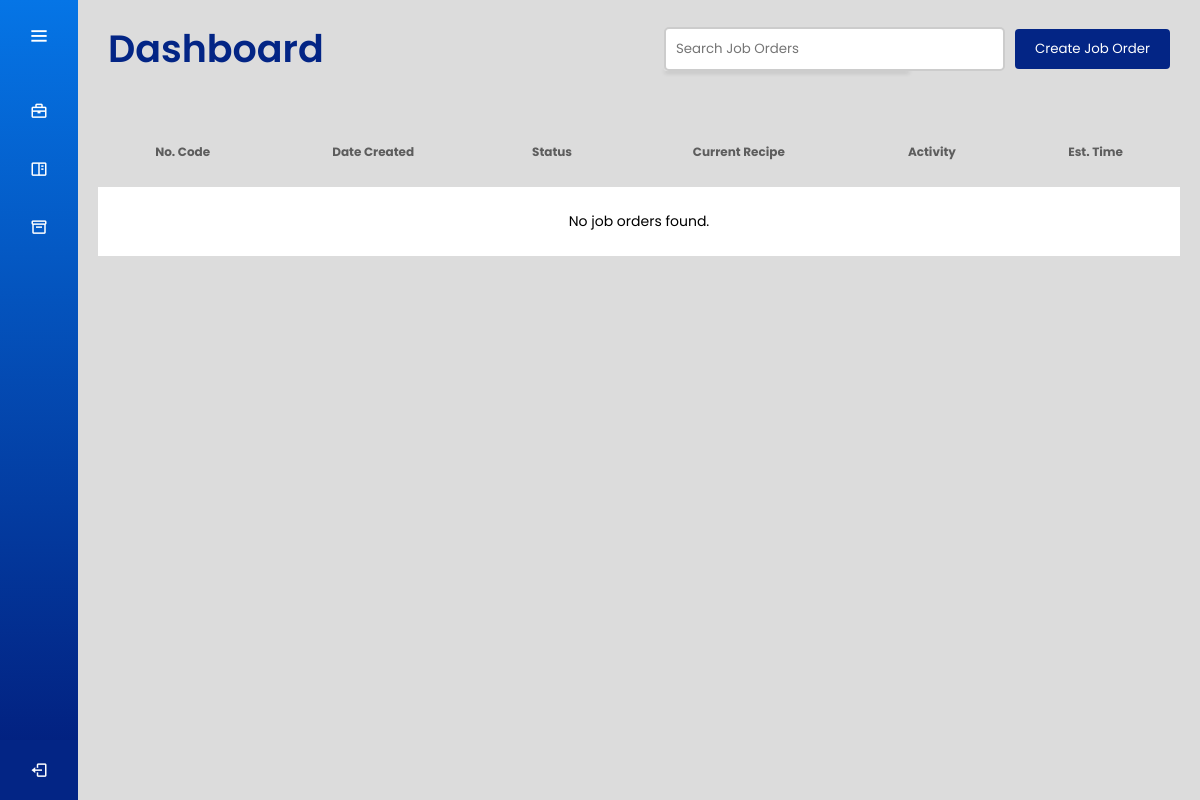
The app's page /dashboard/ (signed in), older data.
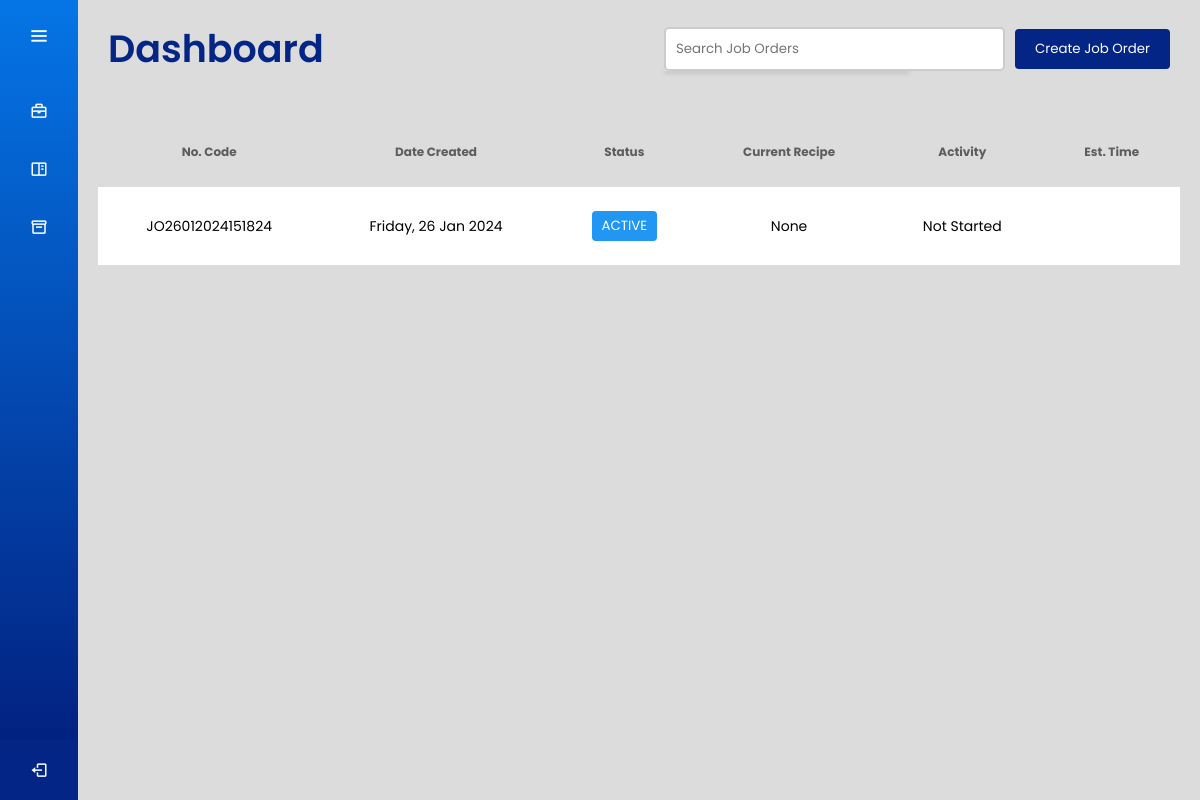
The same page, newer data.
### joborders/models.py (models this page shows, shortened)
class JobOrder(models.Model):
    jobOrderId = models.CharField(max_length=50, unique=True)
    jobOrderCreatedDate = models.DateTimeField()
    jobOrderStatus = models.CharField(max_length=50)
    userId = models.ForeignKey(User, on_delete=models.CASCADE)

### users/views.py (the view, shortened to what this page needs)
# urls.py: path('dashboard/', views.worker_dashboard_view, name='worker_dashboard'),
@login_required
def worker_dashboard_view(request):
    malaysian_tz = pytz.timezone('Asia/Kuala_Lumpur')
    now = timezone.now().astimezone(malaysian_tz)
    job_orders_list = []
    job_orders = JobOrder.objects.filter(
    jobOrderStatus__in=['ACTIVE']
).prefetch_related('recipes__activity_recipe')
    try:
        user_role = UserRole.objects.get(user=request.user).role
    except UserRole.DoesNotExist:
        user_role = None  # Or set a default role if appropriate
    for job_order in job_orders:
        earliest_activity = {
            'recipeName': 'None',
            'name': 'Not Started',
            'time': None
        }
        non_draft_recipes = job_order.recipes.filter(isDraft=False)
        if job_order.jobOrderStatus != "ACTIVE":
            earliest_activity['recipeName'] = ''
            earliest_activity['name'] = ''
            earliest_activity['time'] = ''
        job_data = {
            'jobOrderId': job_order.jobOrderId,
            'jobOrderCreatedDate': job_order.jobOrderCreatedDate,
            'jobOrderStatus': job_order.jobOrderStatus,
            'current_recipe_name': earliest_activity['recipeName'],
            'current_activity_name': earliest_activity['name'],
            'current_activity_time': earliest_activity['time'],
        }
        job_orders_list.append(job_data)
    context = {
        'job_orders': job_orders_list,
        'user_role': user_role,
    }
    return render(request, 'worker_dashboard.html', context)

### users/context_processors.py (called while the page is built)
def user_role_context(request):
    user = request.user
    if user.is_authenticated:
        try:
            user_role = UserRole.objects.get(user=user).get_role_display()
        except UserRole.DoesNotExist:
            user_role = None
    else:
        user_role = None
    return {
        'username': user.username if user.is_authenticated else 'Guest',
        'user_role': user_role
    }

### users/templates/worker_dashboard.html (shortened to what this page needs)
<!DOCTYPE html>
<html lang="en" dir="ltr">
  <head>
    {% load static %}
    <link rel="stylesheet" href="{% static 'css/dash_style.css' %}">
    <link rel="stylesheet" href="{% static 'css/table_style.css' %}">
    <link href='https://unpkg.com/boxicons@2.0.7/css/boxicons.min.css' rel='stylesheet'>
   </head>
<body>
  {% include 'sidebar.html' %}
  <section class="home-section">
    {% include 'header.html' %}
    <div class="main-content">
      {% include 'dashboard_table.html' %}
    </div>
  </section>
</body>
</html>

### users/templates/dashboard_table.html (shortened to what this page needs)
<!DOCTYPE html>
<html lang="en" dir="ltr">
<head>
</head>
<body>
    <table id="dashboard-table">
        <thead>
            <tr>
                <th>No. Code</th>
                <th>Date Created</th>
                <th>Status</th>
                <th>Current Recipe</th>
                <th>Activity</th>
                <th>Est. Time</th>
            </tr>
        </thead>
        <tbody>
            {% for job in job_orders %}
                <tr id="job_order_row_{{ job.jobOrderId }}" class="clickable-row" data-job-order-id="{{ job.jobOrderId }}">
                    <td>{{ job.jobOrderId }}</td>
                    <td>{{ job.jobOrderCreatedDate|date:"l, d M Y" }}</td>
                    <td>
                        <button class="status-button status-{{ job.jobOrderStatus|lower }}">
                            {{ job.jobOrderStatus }}
                        </button>
                    </td>
                    <td>{{ job.current_recipe_name }}</td>
                    {% if job.jobOrderStatus == "ACTIVE" %}
                        <td>{{ job.current_activity_name }}</td>
                        <td>{{ job.current_activity_time|date:"l, d M Y H:i A" }}</td>
                    {% else %}
                        <td></td>
                        <td></td>
                    {% endif %}
                </tr>
            {% empty %}
                <tr>
                    <td colspan="6">No job orders found.</td>
                </tr>
            {% endfor %}
        </tbody>
    </table>
</body>
</html>

Row changes from the older to the newer data that the page shows:
added JobOrder: jobOrderId "JO26012024151824", jobOrderCreatedDate "Friday, 26 Jan 2024", jobOrderStatus "ACTIVE"
Text that changed along with them:
new list line: "None Not Started"
text no longer shown: "No job orders found."
